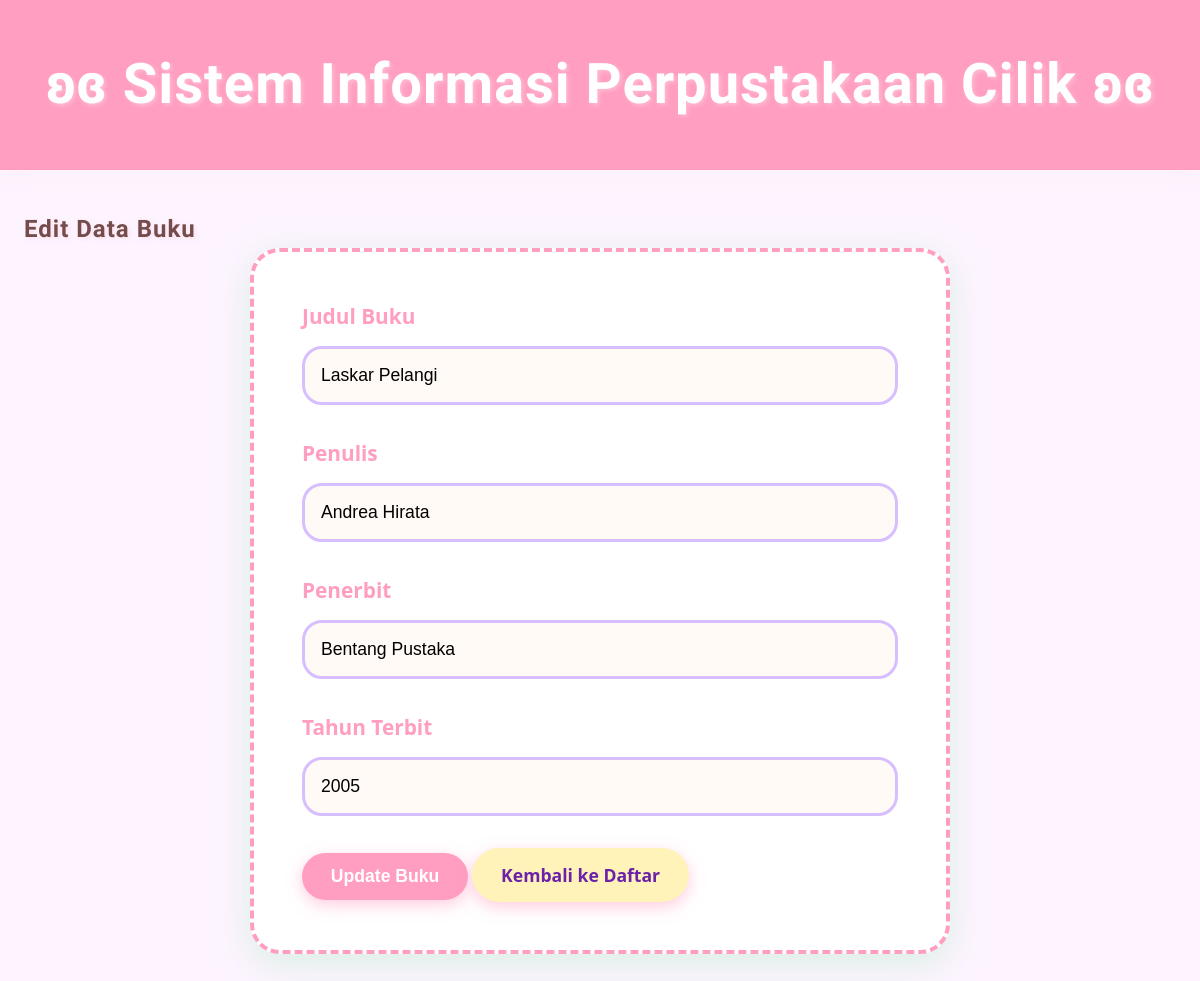
The page /edit.php?id=1 on the database its author committed.
### tables this page shows
CREATE TABLE `buku` (
  `id` int(11) NOT NULL,
  `judul` varchar(100) DEFAULT NULL,
  `penulis` varchar(100) DEFAULT NULL,
  `penerbit` varchar(100) DEFAULT NULL,
  `tahun_terbit` int(11) DEFAULT NULL
);

### edit.php (the view, shortened to what this page needs)
<?php
include 'koneksi.php';
$id = isset($_GET['id']) ? $_GET['id'] : 0;
$query = "SELECT * FROM buku WHERE id = '$id'";
$result = mysqli_query($conn, $query);
$data = mysqli_fetch_assoc($result);
?>
<!DOCTYPE html>
<html lang="id">
<head>
    <link rel="stylesheet" href="style.css">
</head>
<body>
    <header>
        <h1>ʚɞ Sistem Informasi Perpustakaan Cilik ʚɞ</h1>
    </header>
    <div class="container">
        <h2>Edit Data Buku</h2>
        <form method="POST" action="proses_edit.php" class="form-edit">
            <div class="form-group">
                <label for="judul">Judul Buku</label>
                <input type="text" id="judul" name="judul" value="<?php echo htmlspecialchars($data['judul']); ?>" required>
            </div>
            <div class="form-group">
                <label for="penulis">Penulis</label>
                <input type="text" id="penulis" name="penulis" value="<?php echo htmlspecialchars($data['penulis']); ?>" required>
            </div>
            <div class="form-group">
                <label for="penerbit">Penerbit</label>
                <input type="text" id="penerbit" name="penerbit" value="<?php echo htmlspecialchars($data['penerbit']); ?>" required>
            </div>
            <div class="form-group">
                <label for="tahun">Tahun Terbit</label>
                <input type="number" id="tahun" name="tahun" value="<?php echo $data['tahun_terbit']; ?>" min="1900" max="<?php echo date('Y'); ?>" required>
            </div>
            <div class="form-actions">
                <button type="submit" class="btn btn-update">Update Buku</button>
                <a href="index.php" class="btn btn-kembali">Kembali ke Daftar</a>
            </div>
        </form>
    </div>
</body>
</html>

### style.css (style rules this page uses)
* { margin: 0; padding: 0; box-sizing: border-box; }
body { font-family: 'Segoe UI', Tahoma, Geneva, Verdana, sans-serif; background: #fdf4ff; color: #6b21a8; line-height: 1.6; }
h1 { font-family: 'Mountains of Christmas', cursive; color: #ffffff; text-shadow: 2px 2px 4px rgba(255, 255, 255, 0.301); letter-spacing: 1px; }
h2 { font-family: 'Mountains of Christmas', cursive; color: #754c4c; text-shadow: 2px 2px 4px rgba(255, 206, 224, 0.5); letter-spacing: 1px; }
header { background: #ff9ec1; padding: 2.5rem 1rem; text-align: center; box-shadow: 0 6px 20px rgba(255, 233, 241, 0.4); }
header h1 { font-size: 3.5rem; margin: 0; }
.container { max-width: 1200px; margin: 2.5rem auto; padding: 0 1.5rem; }
.btn { display: inline-block; padding: 0.8rem 1.8rem; border-radius: 50px; text-decoration: none; font-weight: bold; font-size: 1.1rem; transition: all 0.3s ease; box-shadow: 0 5px 15px rgba(255, 158, 193, 0.5); border: none; cursor: pointer; }
.btn-tambah, .btn-simpan, .btn-update { background: #ff9ec1; color: white; }
.btn-hapus, .btn-kembali { background: #fff3ba; color: #6b21a8; }
.form-tambah, .form-edit { background: white; padding: 3rem; border-radius: 30px; box-shadow: 0 10px 35px rgba(167, 232, 189, 0.4); max-width: 700px; margin: 0 auto 3rem; border: 4px dashed #ff9ec1; }
.form-group { margin-bottom: 2rem; }
label { display: block; margin-bottom: 0.8rem; font-weight: bold; color: #ff9ec1; font-size: 1.3rem; }
input { width: 100%; padding: 1rem; border: 3px solid #d7bfff; border-radius: 20px; font-size: 1.1rem; background: #fffaf5; transition: all 0.3s; }

### rows shown on the page
buku: judul "Laskar Pelangi", penulis "Andrea Hirata", penerbit "Bentang Pustaka", tahun "2005"
